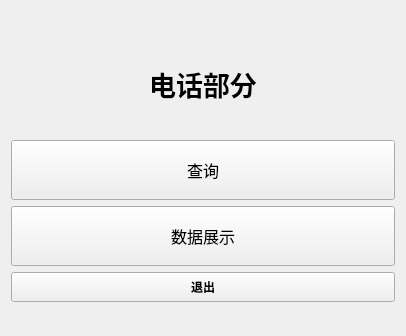
<?xml version="1.0" encoding="UTF-8"?>
<ui version="4.0">
 <class>telWidget</class>
 <widget class="QWidget" name="telWidget">
  <property name="geometry">
   <rect>
    <x>0</x>
    <y>0</y>
    <width>406</width>
    <height>336</height>
   </rect>
  </property>
  <property name="windowTitle">
   <string>Form</string>
  </property>
  <layout class="QVBoxLayout" name="verticalLayout_2">
   <item>
    <layout class="QVBoxLayout" name="verticalLayout" stretch="0,2,2,1">
     <item>
      <widget class="QLabel" name="label">
       <property name="maximumSize">
        <size>
         <width>16777215</width>
         <height>100</height>
        </size>
       </property>
       <property name="font">
        <font>
         <family>Arial</family>
         <pointsize>20</pointsize>
         <weight>75</weight>
         <bold>true</bold>
         <underline>false</underline>
        </font>
       </property>
       <property name="text">
        <string>电话部分</string>
       </property>
       <property name="scaledContents">
        <bool>false</bool>
       </property>
       <property name="alignment">
        <set>Qt::AlignCenter</set>
       </property>
      </widget>
     </item>
     <item>
      <widget class="QPushButton" name="pbt1">
       <property name="maximumSize">
        <size>
         <width>16777215</width>
         <height>60</height>
        </size>
       </property>
       <property name="font">
        <font>
         <family>Arial Rounded MT Bold</family>
         <pointsize>12</pointsize>
        </font>
       </property>
       <property name="text">
        <string>查询</string>
       </property>
      </widget>
     </item>
     <item>
      <widget class="QPushButton" name="pbt2">
       <property name="maximumSize">
        <size>
         <width>16777215</width>
         <height>60</height>
        </size>
       </property>
       <property name="font">
        <font>
         <family>Arial Rounded MT Bold</family>
         <pointsize>12</pointsize>
        </font>
       </property>
       <property name="text">
        <string>数据展示</string>
       </property>
      </widget>
     </item>
     <item>
      <widget class="QPushButton" name="pbt3">
       <property name="maximumSize">
        <size>
         <width>16777215</width>
         <height>30</height>
        </size>
       </property>
       <property name="font">
        <font>
         <family>Bahnschrift SemiBold Condensed</family>
         <pointsize>9</pointsize>
         <weight>75</weight>
         <bold>true</bold>
        </font>
       </property>
       <property name="text">
        <string>退出</string>
       </property>
      </widget>
     </item>
    </layout>
   </item>
  </layout>
 </widget>
 <resources/>
 <connections/>
</ui>
